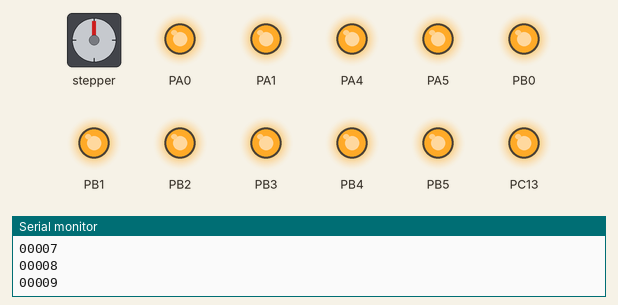
This sketch was run on a simulated STM32 Black Pill. Shown: stepper motor, output pins drawn as LEDs (lit = HIGH), the last lines printed to the serial monitor. Stepper angles assume 200 steps per turn.

Above: at 0.1 s.
At 1.6 s:
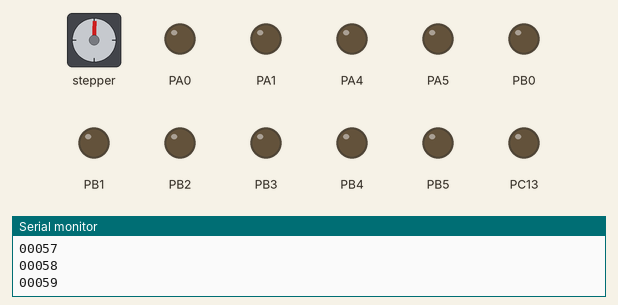
Timing chart, 0 to 4.2 s (numbered marks = the images above):
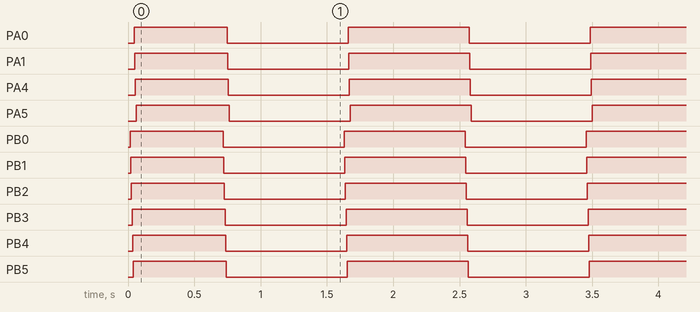

Measured:
- by itself, PA0, PA1, PA4, PA5, PB0–5, PC13: repeats every 1.8 s: LOW 0.91 s, HIGH 0.91 s

The sketch:

STM32F411CEU6.ino
```cpp
/* Device type : MCU , Device CPU  : Cortex-M4
Size: 26.99 KB , Address : 0x08000000
Device ID   : 0x431 , Revision ID : Rev A
Device name : STM32F411xC/E , Flash size  : 512 KBytes
BL Version  : 0xD0   */

#include <Arduino.h>
#include <Stepper.h>

const int stepsPerRevolution = 200;  // change this to fit the number of steps per revolution for your motor
// System clock selection is performed on startup,
// however the internal RC 8 MHz oscillator is selected as default CPU clock on reset.
// PA13 SWDIO, PA14 SWCLK, PC14/PC15 OSC,
// USART on pins PA14/PA15 or PA9/PA10.
// initialize the stepper library on pins 8 through 11:
Stepper myStepper(stepsPerRevolution, PA8, PA7, PA12, PA11);
int delayConSt = 5;         // number of delay taken
int stepCount = 0;         // number of steps the motor has taken

static uint8_t Digit5th = 0; // Defines the 5th digit weight
static uint8_t Digit4th = 0; // Defines the 4th digit weight
static uint8_t Digit3rd = 0; // Defines the 3rd digit weight
static uint8_t Digit2nd = 0; // Defines the 2nd digit weight
static uint8_t tempC = 0; // Defines the last digit weight

void setup() {
Serial.begin(2400);      // initialize the serial port:
Serial2.begin(2400);
pinMode(PA0, OUTPUT);     pinMode(PA1, OUTPUT);
// pinMode(PA2, OUTPUT);     pinMode(PA3, OUTPUT);
pinMode(PA4, OUTPUT);     pinMode(PA5, OUTPUT);
pinMode(PB0, OUTPUT);     pinMode(PB1, OUTPUT);   pinMode(PB2, OUTPUT);
pinMode(PB3, OUTPUT);     pinMode(PB4, OUTPUT);   pinMode(PB5, OUTPUT);
//B6  อาจเป็น   Tx1,    PA2 = Tx2, PA3 = Rx2,
//pinMode(PC0, OUTPUT);     pinMode(PC1, OUTPUT);   pinMode(PC2, OUTPUT);
//pinMode(PC3, OUTPUT);     pinMode(PC4, OUTPUT);   pinMode(PC5, OUTPUT);

pinMode(PC13, OUTPUT);
Serial.println("..........................");
Serial.print("Baud Rate 2400 : ");
Serial.println("STM32F411CEU6 with Arduino");
Serial.println("24 October 2024");
Serial.println("STM32F411CEU6.inO");
Serial.println("..........................");

digitalWrite(PC13, HIGH);  delay(delayConSt);  digitalWrite(PC13, LOW);   delay(delayConSt);
}

void loop() {
  static uint32_t state = 0;
  // ST-LINK SN  : 48FF6A064885525510260287
  // ST-LINK FW  : V2J45S7
  // Device ID   : 0x431  , Revision ID : Rev A
  // OPTION BYTES DATA ... Bank  : 0x00  ,  Address : 0x40023c14  , Size : 8 Bytes
  //digitalWrite(PC0, state ^= 1 );       delay(delayConSt);
  //digitalWrite(PC1, !digitalRead(PC1));  delay(delayConSt);
  //digitalWrite(PC2, !digitalRead(PC2));  delay(delayConSt);
  //digitalWrite(PC3, !digitalRead(PC3));  delay(delayConSt);
  //digitalWrite(PC4, !digitalRead(PC4));  delay(delayConSt);
  //digitalWrite(PC5, !digitalRead(PC5));  delay(delayConSt);
  digitalWrite(PC13, !digitalRead(PC13));  delay(delayConSt);

  digitalWrite(PB0, !digitalRead(PB0));  delay(delayConSt);
  digitalWrite(PB1, !digitalRead(PB1));  delay(delayConSt);
  digitalWrite(PB2, !digitalRead(PB2));  delay(delayConSt);
  digitalWrite(PB3, !digitalRead(PB3));  delay(delayConSt);
  digitalWrite(PB4, !digitalRead(PB4));  delay(delayConSt);
  digitalWrite(PB5, !digitalRead(PB5));  delay(delayConSt);

  digitalWrite(PA0, !digitalRead(PA0));  delay(delayConSt);
  digitalWrite(PA1, !digitalRead(PA1));  delay(delayConSt);
  // digitalWrite(PA2, !digitalRead(PA2));  delay(delayConSt);
  // digitalWrite(PA3, !digitalRead(PA3));  delay(delayConSt);
  digitalWrite(PA4, !digitalRead(PA4));  delay(delayConSt);
  digitalWrite(PA5, !digitalRead(PA5));  delay(delayConSt);

  myStepper.step(1);        // step one step:
  Serial.print("steps:");  Serial.println(stepCount);
  Serial2.print("steps:");  Serial2.println(stepCount);
  stepCount++;  delay(delayConSt);

 for (int i=0; i<30; i++) {
 Serial.print(Digit5th, DEC);
 Serial.print(Digit4th, DEC);
 Serial.print(Digit3rd, DEC);
 Serial.print(Digit2nd, DEC);
 Serial.println(tempC, DEC);
 Serial2.print(Digit5th, DEC);
 Serial2.print(Digit4th, DEC);
 Serial2.print(Digit3rd, DEC);
 Serial2.print(Digit2nd, DEC);
 Serial2.println(tempC, DEC);

 ++tempC; // increment last digit weight by one and returns the new value of x
if (tempC > 9) {  tempC = 0;  ++Digit2nd;   }            //last digit statement(s)
if (Digit2nd > 9) {  Digit2nd = 0;  ++Digit3rd;   }      //2nd digitstatement(s)
if (Digit3rd > 9) {  Digit3rd = 0;  ++Digit4th;   }      //3rd digitstatement(s)
if (Digit4th > 9) {  Digit4th = 0;  ++Digit5th;   }      //4th digitstatement(s)
if (Digit5th > 6) {  Digit5th = 0;   }                  //5th digits max = 60 tonne
 }
}
```
